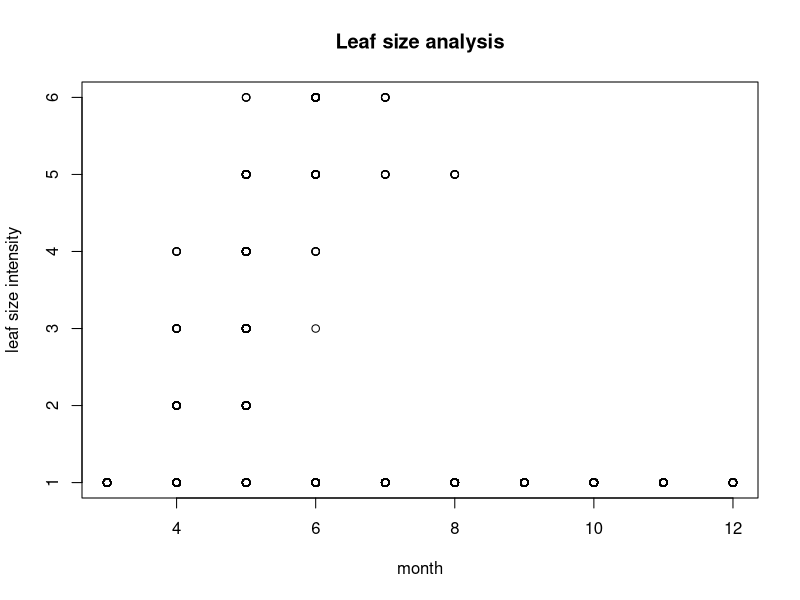
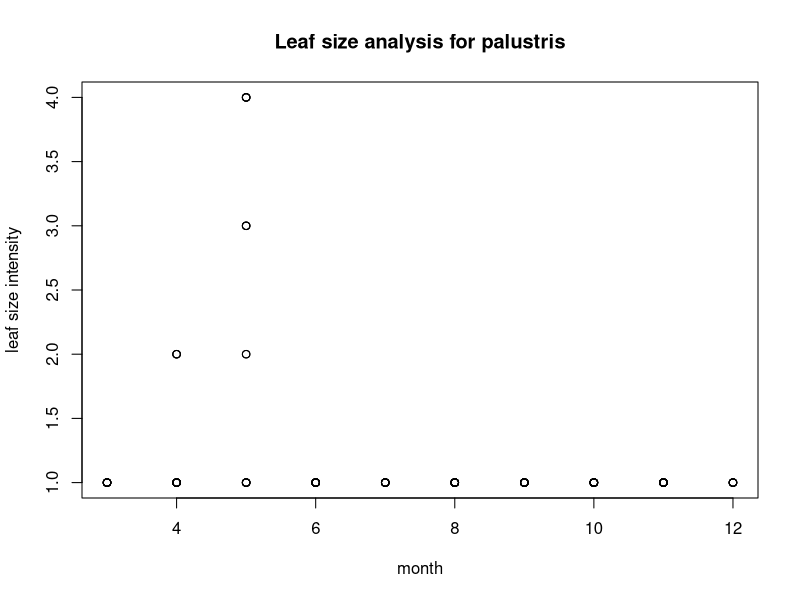
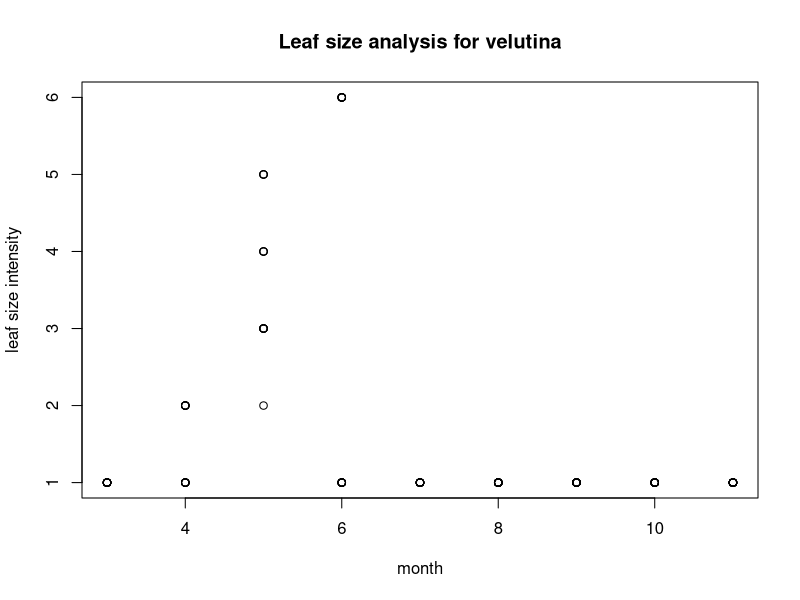
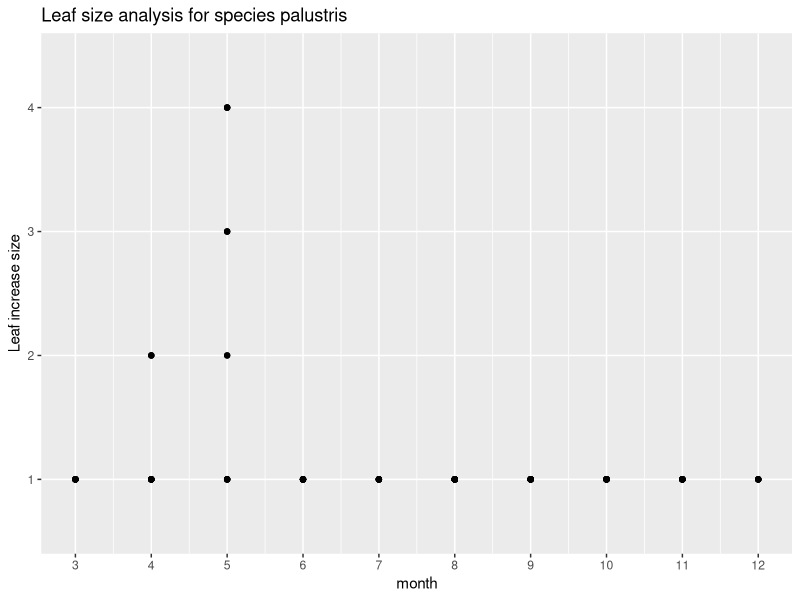
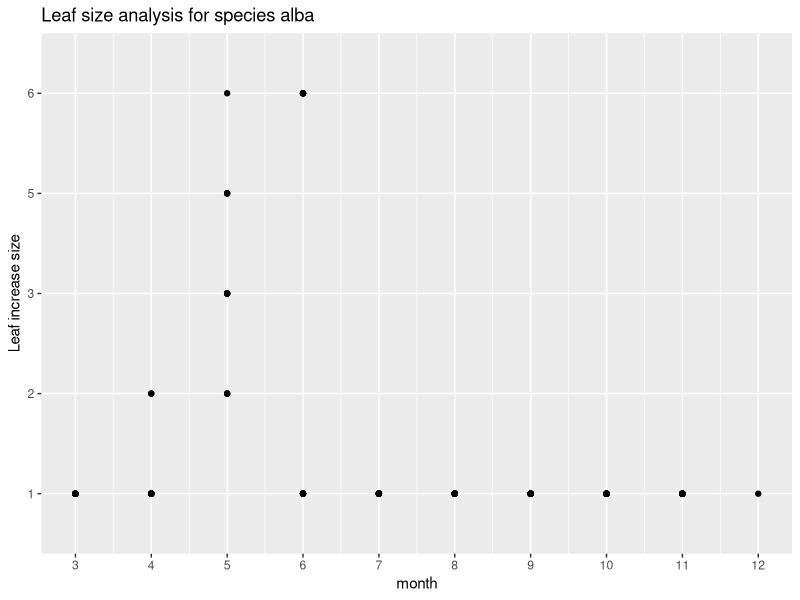
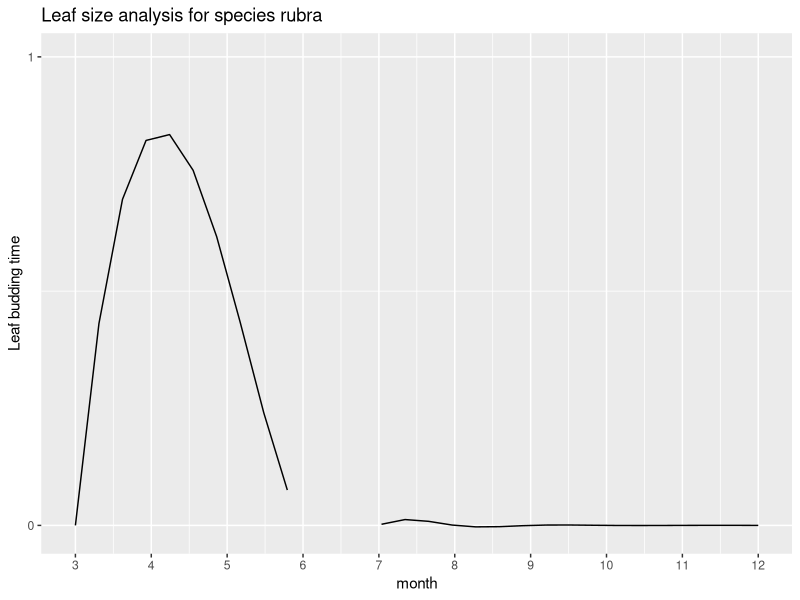
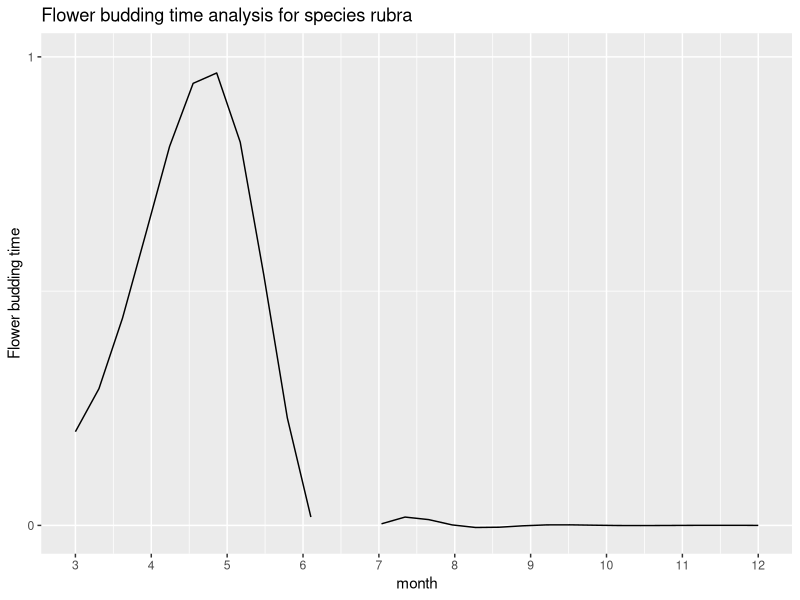
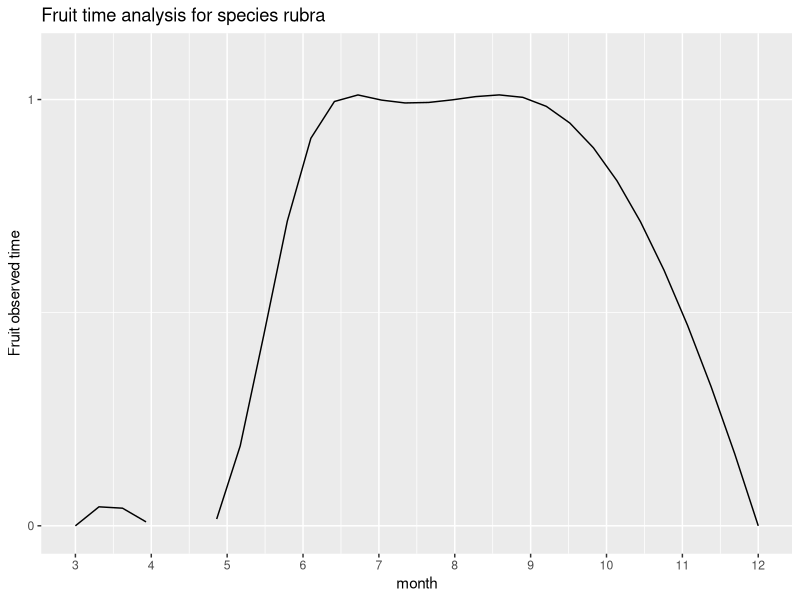

Source code (R) for these figures, in order:
## ---- chunk 1
knitr::opts_chunk$set(cache=TRUE)
knitr::opts_knit$set(root.dir = "F:/Data to Decisions") 
## ---- chunk 2
plotdata = read.csv("plotdata.csv", header = TRUE, stringsAsFactors = FALSE)
## ---- chunk 3
View(plotdata)
## ---- chunk 4
plotdata$leaf_breaking_bud_intensity[plotdata$leaf_breaking_bud_intensity == "10-Mar"] <- "03-10"
plotdata$flower_buds_intensity[plotdata$flower_buds_intensity == "10-Mar"] <- "03-10"
plotdata$fruit_intensity[plotdata$fruit_intensity == "10-Mar"] <- "03-10"
plotdata$fruit_drop_intensity[plotdata$fruit_drop_intensity == "10-Mar"] <- "03-10"
plotdata$flower_buds_intensity[plotdata$flower_buds_intensity == "43169.00"] <- "03-10"
plotdata[plotdata == ""] <- "0"
plotdata$leaf_increasing_size_intensity[plotdata$leaf_increasing_size_intensity == "0"] <- "1"

## ---- chunk 5
str(plotdata)
## ---- chunk 6
library(dplyr)
## ---- chunk 7
deletedata <- select(plotdata, -X.1, -X)
deletedata$leaf_increasing_size_intensity[deletedata$leaf_increasing_size_intensity == "0"] <- as.numeric("1")
deletedata$leaf_increasing_size_intensity[deletedata$leaf_increasing_size_intensity == "5-24%"] <- as.numeric("2")
deletedata$leaf_increasing_size_intensity[deletedata$leaf_increasing_size_intensity == "<25%"] <- as.numeric("2")
deletedata$leaf_increasing_size_intensity[deletedata$leaf_increasing_size_intensity == "25-49%"] <- "3"
deletedata$leaf_increasing_size_intensity[deletedata$leaf_increasing_size_intensity == "25-49"] <- "3"
deletedata$leaf_increasing_size_intensity[deletedata$leaf_increasing_size_intensity == "50-74%"] <- "4"
deletedata$leaf_increasing_size_intensity[deletedata$leaf_increasing_size_intensity == "50-74% "] <- "4"
deletedata$leaf_increasing_size_intensity[deletedata$leaf_increasing_size_intensity == "75-94%"] <- "5"
deletedata$leaf_increasing_size_intensity[deletedata$leaf_increasing_size_intensity == ">95%"] <- "6"
is.character(deletedata$leaf_increasing_size_intensity)

## ---- chunk 8
#normalplot for leaf_increasing_size_intensity based on month
#plot(deletedata$leaf_increasing_size_intensity ~ deletedata$month)
plot(deletedata$leaf_increasing_size_intensity ~ deletedata$month,main="Leaf size analysis",xlab="month",ylab="leaf size intensity")
## ---- chunk 9
#subsetting and plotting again based on month
palustris_subset <- subset(deletedata, species=="palustris")
#plot(palustris_subset$leaf_increasing_size_intensity ~ palustris_subset$month)
plot(palustris_subset$leaf_increasing_size_intensity ~ palustris_subset$month,main="Leaf size analysis for palustris",xlab="month",ylab="leaf size intensity")
## ---- chunk 10
velutina_subset <- subset(deletedata, species=="velutina")
#plot(velutina_subset$leaf_increasing_size_intensity ~ velutina_subset$month)
plot(velutina_subset$leaf_increasing_size_intensity ~ velutina_subset$month,main="Leaf size analysis for velutina",xlab="month",ylab="leaf size intensity")
## ---- chunk 11
#using ggplot
palustris_subset = subset(deletedata, species=="palustris")
alba_subset = subset(deletedata, species=="alba")
rubra_subset_plot = subset(plotdata, species=="rubra")

## ---- chunk 12
library(ggplot2)
## ---- chunk 13
fig = ggplot(palustris_subset, aes(palustris_subset$month, palustris_subset$leaf_increasing_size_intensity
)) + 
  geom_point()+ 
  scale_x_continuous(name = "month", breaks = c(2,3,4,5,6,7,8,9,10,11,12))+ 
  ylab("Leaf increase size")+
ggtitle("Leaf size analysis for species palustris") 

fig


fig0 = ggplot(alba_subset, aes(alba_subset$month, alba_subset$leaf_increasing_size_intensity
)) + 
  geom_point()+ 
  scale_x_continuous(name = "month", breaks = c(2,3,4,5,6,7,8,9,10,11,12))+ 
  ylab("Leaf increase size")+
  ggtitle("Leaf size analysis for species alba")   

fig0

## ---- chunk 14
spline_int_rubra_leaf = as.data.frame(spline(rubra_subset_plot$month, rubra_subset_plot$leaf_breaking_bud_observed))
fig1 = ggplot(rubra_subset_plot, aes(rubra_subset_plot$month, rubra_subset_plot$leaf_breaking_bud_observed
)) + geom_line(data = spline_int_rubra_leaf, aes(x=x, y=y))+ scale_x_continuous(name = "month", breaks = c(2,3,4,5,6,7,8,9,10,11,12)) + scale_y_continuous(name = "Leaf budding time", limits = c(-0.01,1), breaks = c(0,1))+
  ggtitle("Leaf size analysis for species rubra")

fig1  

spline_int_rubra = as.data.frame(spline(rubra_subset_plot$month, rubra_subset_plot$flower_buds_observed))
fig2 = ggplot(rubra_subset_plot, aes(rubra_subset_plot$month, rubra_subset_plot$flower_buds_observed
)) + geom_line(data = spline_int_rubra, aes(x=x, y=y))+ scale_x_continuous(name = "month", breaks = c(2,3,4,5,6,7,8,9,10,11,12)) + scale_y_continuous(name = "Flower budding time", limits = c(-0.01,1), breaks = c(0,1))+
  ggtitle("Flower budding time analysis for species rubra")


fig2

spline_int_rubra_fruit = as.data.frame(spline(rubra_subset_plot$month, rubra_subset_plot$fruit_observed))
fig3 = ggplot(rubra_subset_plot, aes(rubra_subset_plot$month, rubra_subset_plot$fruit_observed
)) + geom_line(data = spline_int_rubra_fruit, aes(x=x, y=y))+ scale_x_continuous(name = "month", breaks = c(2,3,4,5,6,7,8,9,10,11,12)) + scale_y_continuous(name = "Fruit observed time", limits = c(-0.01,1.1), breaks = c(0,1))+
  ggtitle("Fruit time analysis for species rubra")


fig3

